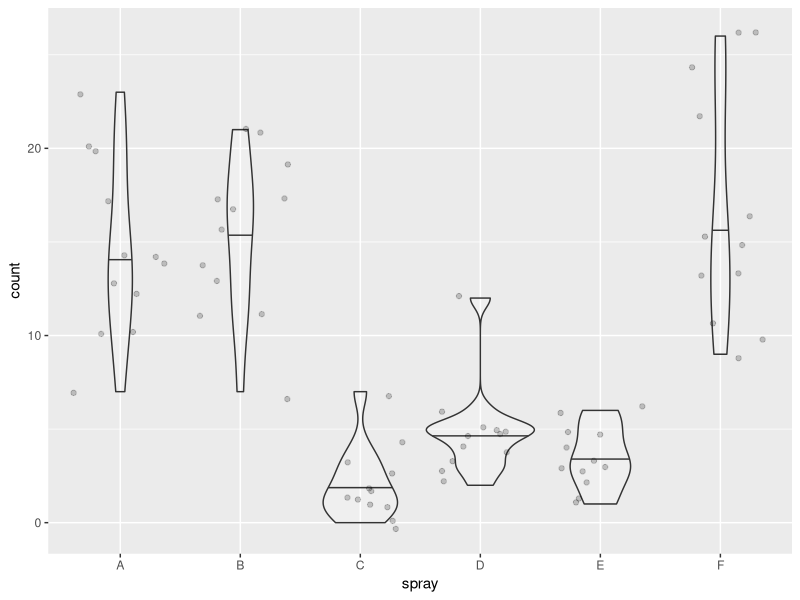

R code for this plot:
# To complete the following exercises, you must use either base R or tidyverse functions.  
# Manual searching or hard-coding answers will not be graded.

library(tidyverse)

# sampling ----------------------------------------------------------------

# GUIDE:
# The original `iris` dataset has 150 observations, with 50 samples per species.
# Convert the base R `iris` dataframe to a tibble for easier manipulation.
df_iris <- as_tibble(iris)
df_iris

# Using `nrow(df_iris)` will confirm there are 150 rows.
nrow(df_iris) # return 150

# Using `group_by()` will confirm there are 50 rows for each species.
df_iris %>% 
  group_by(Species) %>% 
  summarize(n_sample = n()) # return n_sample = 50 each

# The function `sample_n(size = 3)` randomly selects 3 observations from the dataset. 
# When applied after `filter(Species == XX)`, it samples 3 observations from a given species.
df_s3 <- df_iris %>% 
  filter(Species == "versicolor") %>% 
  sample_n(size = 3)


# You can take the mean of a selected column using `pull()` and `mean()`
df_s3 %>% 
  pull(Petal.Width) %>% 
  mean()

# Questions:
# 1. Create a `for` loop (with loop index `i`) to perform the following steps for 100 iterations:
#    a. Randomly sample 5 individuals of "versicolor".
#    b. Calculate the mean of their "Petal.Width" values.
#    c. Assign the result to `mu5[i]`. 
#       (Hint: initialize an empty object `mu5` before starting the loop.)
#    This procedure will yield 100 estimates of the mean Petal.Width from 5 individuals.

# randomly sample 5 individuals of "versicolor" + calculate mean of petal width
mu5 <- NULL
for (i in 1:100) {
  df_i <- df_iris |> 
    filter(Species == "versicolor") |> 
    sample_n(size = 5)
  
  mu5[i] <- mean(df_i$Petal.Width)
}
mu5


# 2. Calculate the standard deviation of `mu5` and assign it to `s_mu5`.
s_mu5 <- sd(mu5)

s_mu5

# 3. Repeat step 1 but sample 20 individuals in each iteration, and assign the results to `mu20`.
mu20 <- NULL
for (i in 1:100) {
  df_i <- df_iris |> 
    filter(Species == "versicolor") |> 
    sample_n(size = 20)
  
  mu20[i] <- mean(df_i$Petal.Width)
}
mu20

# 4. Calculate the standard deviation of `mu20` and assign it to `s_mu20`.
#    Verify that `s_mu20` is smaller than `s_mu5` by printing the comparison (`s_mu20 < s_mu5`)
s_mu20 <- sd(mu20)

(s_mu20 < s_mu5)

# probability density -----------------------------------------------------

# GUIDE:
# For continuous variables (e.g., body length), we use a probability density function (PDF) 
# to describe how values are distributed and how likely different values are.
# R provides built-in functions to work with probability distributions:
# - Probability Density Functions (PDF) for evaluating how likely a value is.
# - Cumulative Distribution Functions (CDF) for evaluating the probability 
#   that a value is less than or equal to a given number.
# These functions are available for many common distributions (e.g., normal).

# `dnorm(x = 1, mean = 0, sd = 1)` calculates the probability density of x = 1 
# for a normal distribution with mean = 0 and standard deviation = 1.
# Probability density tells us how "likely" a value is relative to other values.
# In this example, x = 1 is more likely than x = 2 under this distribution.

dnorm(x = 1, mean = 0, sd = 1)  # returns 0.2419707
dnorm(x = 2, mean = 0, sd = 1)  # returns 0.05399097

# `pnorm(q = 1, mean = 0, sd = 1)` calculates the probability (not probability density!) of x <= 1
# for a normal distribution with mean = 0 and standard deviation = 1.
pnorm(q = 1, mean = 0, sd = 1) # returns 0.8413447
pnorm(q = 0, mean = 0, sd = 1) # returns 0.5


# Questions:
# 1. Calculate the probability that 0 < x <= 10 for a normal distribution with mean = 5 and sd = 3.
#    Hint: Use `qnorm()` function and subtract P(x <= 0) from P(x <= 10).
p10 <- pnorm(q =  10, mean = 5, sd = 3)
p0 <- pnorm(q = 0, mean = 5, sd = 3)

p10 - p0


# 2. Calculate the probability that 0 < x <= 10 for a normal distribution with mean = -5 and sd = 3.
p10v2 <- pnorm(q =  10, mean = -5, sd = 3)
p0v2 <- pnorm(q = 0, mean = -5, sd = 3)

p10v2 - p0v2

# t-test ------------------------------------------------------------------

# GUIDE:
# The `t.test()` function in R can perform a t-test with two options for handling variances: `var.equal = TRUE` or `FALSE`.
# - If the equal-variance assumption holds, using `var.equal = TRUE` can increase the power to detect a true difference.
# - If the assumption is seriously violated, using `var.equal = TRUE` may produce incorrect or misleading results.
# Even though both options can give similar results in many cases, it is important to understand the assumptions behind each test.

# Questions:
# 1. Using the `df_iris` dataset, calculate the variance of "Petal.Length" for each species.
#    (Hint: use `group_by()` and `summarize()` from dplyr.)

df_iris_var <- df_iris |> 
  group_by(Species) |> 
  summarize(var_pl = var(Petal.Length))

df_iris_var

# 2. Perform a t-test comparing "Petal.Length" between "setosa" and "versicolor".
#    Choose the appropriate `var.equal` option depending on whether the SDs appear equal.
df_iris_var_setosa <- df_iris |> 
  filter(Species == "setosa") |> 
  summarize(var_setosa = var(Petal.Length))
df_iris_var_setosa

df_iris_var_versicolor <- df_iris |> 
  filter(Species == "versicolor") |> 
  summarize(var_versicolor = var(Petal.Length))
df_iris_var_versicolor

x <- df_iris |> 
  filter(Species == "setosa") |> 
  pull(Petal.Length)

y <- df_iris |> 
  filter(Species == "versicolor") |> 
  pull(Petal.Length)

t.test(x, y, var.equal = FALSE)


# anova -------------------------------------------------------------------

# GUIDE:
# The `aov()` function in R can be used to perform ANOVA.
# The built-in dataset `InsectSprays` provides a useful example.
# It contains insect count data for different types of insect sprays.

df_insect <- as_tibble(InsectSprays)

# Questions:
# 1. Using the `df_insect` dataset, create a plot to visualize the distribution of insect counts for each spray type.
#    - Use a violin plot to show the distribution and include the median (y = count, x = spray).
#    - Add individual data points with a small horizontal jitter for clarity.
df_insect

df_insect |> 
  ggplot(aes(x = spray,
             y = count)) + 
  geom_violin(draw_quantiles = 0.5, 
              alpha = 0.2) + 
  geom_jitter(alpha = 0.2)


# Question:
# 2. Using the `df_insect` dataset, perform a one-way ANOVA to test whether insect counts differ among spray types.
#    - Use the `aov()` function and display the summary of the model with `summary()`.
#    - Report if there was a significant difference between spray groups.
A <- aov(formula = count ~ spray,
    data = df_insect)

print(A)
summary(A)

# There was a significant difference between spray groups (p < 0.001).
